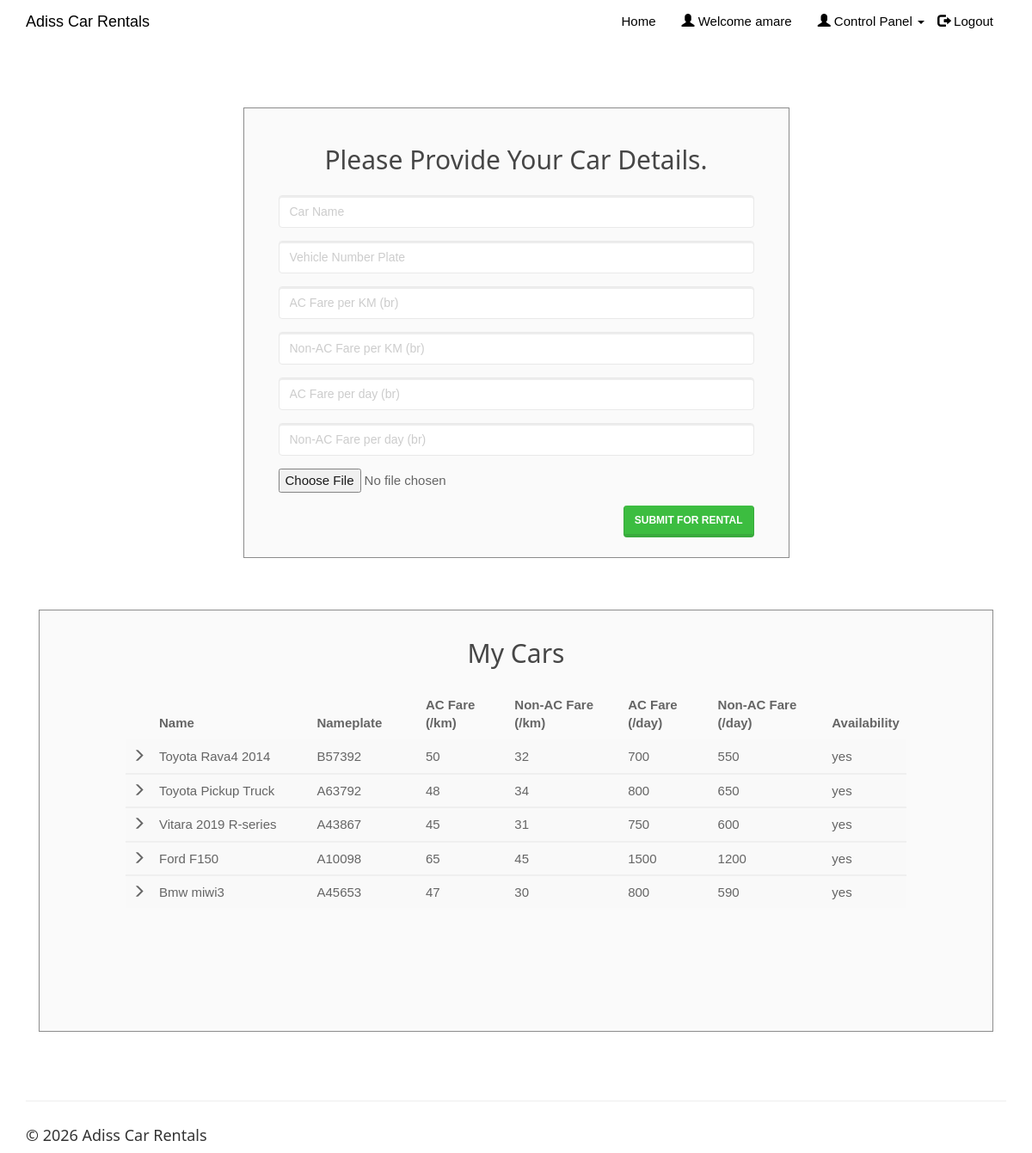
The page /entercar.php (signed in) on the database its author committed.
### tables this page shows
CREATE TABLE `cars` (
  `car_id` int(20) NOT NULL,
  `car_name` varchar(50) NOT NULL,
  `car_nameplate` varchar(50) NOT NULL,
  `car_img` varchar(50) DEFAULT 'NA',
  `ac_price` float NOT NULL,
  `non_ac_price` float NOT NULL,
  `ac_price_per_day` float NOT NULL,
  `non_ac_price_per_day` float NOT NULL,
  `car_availability` varchar(10) NOT NULL
);

### session_client.php (called while the page is built, shortened)
<?php
$user_check=$_SESSION['login_client'];
?>

### entercar.php (the view, shortened to what this page needs)
<!DOCTYPE html>
<html>
<?php
include('session_client.php'); ?>
<head>
    <link rel="stylesheet" href="assets/bootstrap/css/bootstrap.min.css">
    <link rel="stylesheet" href="assets/fonts/font-awesome.min.css">
    <link rel="stylesheet" type="text/css" href="assets/css/customerlogin.css">
    <link rel="stylesheet" href="assets/w3css/w3.css">
    <link rel="stylesheet" type="text/css" media="screen" href="assets/css/clientpage.css" />
</head>
<body>
    <nav class="navbar navbar-custom navbar-fixed-top" role="navigation" style="color: black">
        <div class="container">
            <div class="navbar-header">
                <a class="navbar-brand page-scroll" href="index.php">
                  Adiss Car Rentals </a>
            </div>
            <?php
                if(isset($_SESSION['login_client'])){
            ?>
            <div class="collapse navbar-collapse navbar-right navbar-main-collapse">
                <ul class="nav navbar-nav">
                    <li>
                        <a href="index.php">Home</a>
                    </li>
                    <li>
                        <a href="#"><span class="glyphicon glyphicon-user"></span> Welcome <?php echo $_SESSION['login_client']; ?></a>
                    </li>
                    <li>
                    <ul class="nav navbar-nav navbar-right">
            <li><a href="#" class="dropdown-toggle active" data-toggle="dropdown" role="button" aria-haspopup="true" aria-expanded="false"><span class="glyphicon glyphicon-user"></span> Control Panel <span class="caret"></span> </a>
            </li>
          </ul>
                    </li>
                    <li>
                        <a href="logout.php"><span class="glyphicon glyphicon-log-out"></span> Logout</a>
                    </li>
                </ul>
            </div>
            <?php
                }
                ?>
        </div>
    </nav>
    <div class="container" style="margin-top: 65px;" >
    <div class="col-md-7" style="float: none; margin: 0 auto;">
      <div class="form-area">
        <form role="form" action="entercar1.php" enctype="multipart/form-data" method="POST">
        <br style="clear: both">
          <h3 style="margin-bottom: 25px; text-align: center; font-size: 30px;"> Please Provide Your Car Details. </h3>
          <div class="form-group">
            <input type="text" class="form-control" id="car_name" name="car_name" placeholder="Car Name " required autofocus="">
          </div>
          <div class="form-group">
            <input type="text" class="form-control" id="car_nameplate" name="car_nameplate" placeholder="Vehicle Number Plate" required>
          </div>
          <div class="form-group">
            <input type="text" class="form-control" id="ac_price" name="ac_price" placeholder="AC Fare per KM (br)" required>
          </div>
          <div class="form-group">
            <input type="text" class="form-control" id="non_ac_price" name="non_ac_price" placeholder="Non-AC Fare per KM (br)" required>
          </div>
          <div class="form-group">
            <input type="text" class="form-control" id="ac_price_per_day" name="ac_price_per_day" placeholder="AC Fare per day (br)" required>
          </div>
          <div class="form-group">
            <input type="text" class="form-control" id="non_ac_price_per_day" name="non_ac_price_per_day" placeholder="Non-AC Fare per day (br)" required>
          </div>
          <div class="form-group">
            <input name="uploadedimage" type="file">
          </div>
           <button type="submit" id="submit" name="submit" class="btn btn-success pull-right"> Submit for Rental</button>
        </form>
      </div>
    </div>
        <div class="col-md-12" style="float: none; margin: 0 auto;">
    <div class="form-area" style="padding: 0px 100px 100px 100px;">
        <form action="" method="POST">
        <br style="clear: both">
          <h3 style="margin-bottom: 25px; text-align: center; font-size: 30px;"> My Cars </h3>
<?php
$sql = "SELECT * FROM cars WHERE car_id IN (SELECT car_id FROM clientcars WHERE client_username='$user_check');";
$result = mysqli_query($conn, $sql);
if (mysqli_num_rows($result) > 0) {
  ?>
<div style="overflow-x:auto;">
  <table class="table table-striped">
    <thead class="thead-dark">
      <tr>
        <th></th>
        <th width="24%"> Name</th>
        <th width="15%"> Nameplate </th>
        <th width="13%"> AC Fare (/km) </th>
        <th width="17%"> Non-AC Fare (/km)</th>
        <th width="13%"> AC Fare (/day)</th>
        <th width="17%"> Non-AC Fare (/day)</th>
        <th width="1%"> Availability </th>
      </tr>
    </thead>
    <?PHP
      while($row = mysqli_fetch_assoc($result)){
    ?>
  <tbody>
    <tr>
      <td> <span class="glyphicon glyphicon-menu-right"></span> </td>
      <td><?php echo $row["car_name"]; ?></td>
      <td><?php echo $row["car_nameplate"]; ?></td>
      <td><?php echo $row["ac_price"]; ?></td>
      <td><?php echo $row["non_ac_price"]; ?></td>
      <td><?php echo $row["ac_price_per_day"]; ?></td>
      <td><?php echo $row["non_ac_price_per_day"]; ?></td>
      <td><?php echo $row["car_availability"]; ?></td>
    </tr>
  </tbody>
  <?php } ?>
  </table>
  </div>
    <br>
  <?php } else { ?>
  <h4><center>0 Cars available</center> </h4>
  <?php } ?>
        </form>
</div>
        </div>
    </div>
</body>
<footer class="site-footer">
        <div class="container">
            <hr>
            <div class="row">
                <div class="col-sm-6">
                    <h5>© <?php echo date("Y"); ?> Adiss Car Rentals</h5>
                </div>
            </div>
        </div>
    </footer>
</html>

### assets/css/customerlogin.css (style rules this page uses)
body, html { height: 100%; }
body { padding-top: 50px; background-size: 100%; }
footer { display: block; }

### assets/w3css/w3.css (style rules this page uses)
*,*:before,*:after { box-sizing:inherit }
html { -ms-text-size-adjust:100%;-webkit-text-size-adjust:100% }
body { margin:0 }
article,aside,details,figcaption,figure,footer,header,main,menu,nav,section,summary { display:block }
a { background-color:transparent;-webkit-text-decoration-skip:objects }
hr { box-sizing:content-box;height:0;overflow:visible }
button,input,select,textarea { font:inherit;margin:0 }
button,input { overflow:visible }
button,select { text-transform:none }
button,html [type=button],[type=reset],[type=submit] { -webkit-appearance:button }
html,body { font-family:Verdana,sans-serif;font-size:15px;line-height:1.5 }
html { overflow-x:hidden }
h3 { font-size:24px }
h5 { font-size:18px }
h1,h2,h3,h4,h5,h6 { font-family:"Segoe UI",Arial,sans-serif;font-weight:400;margin:10px 0 }
hr { border:0;border-top:1px solid #eee;margin:20px 0 }
a { color:inherit }

### rows shown on the page
cars: car_name "Toyota Rava4 2014", car_nameplate "B57392", ac_price "50", non_ac_price "32", ac_price_per_day "700", non_ac_price_per_day "550", car_availability "yes"
cars: car_name "Toyota Pickup Truck", car_nameplate "A63792", ac_price "48", non_ac_price "34", ac_price_per_day "800", non_ac_price_per_day "650", car_availability "yes"
cars: car_name "Vitara 2019 R-series", car_nameplate "A43867", ac_price "45", non_ac_price "31", ac_price_per_day "750", non_ac_price_per_day "600", car_availability "yes"
cars: car_name "Ford F150", car_nameplate "A10098", ac_price "65", non_ac_price "45", ac_price_per_day "1500", non_ac_price_per_day "1200", car_availability "yes"
cars: car_name "Bmw miwi3", car_nameplate "A45653", ac_price "47", non_ac_price "30", ac_price_per_day "800", non_ac_price_per_day "590", car_availability "yes"

### other values the page prints
$_SESSION['login_client'] "amare"
